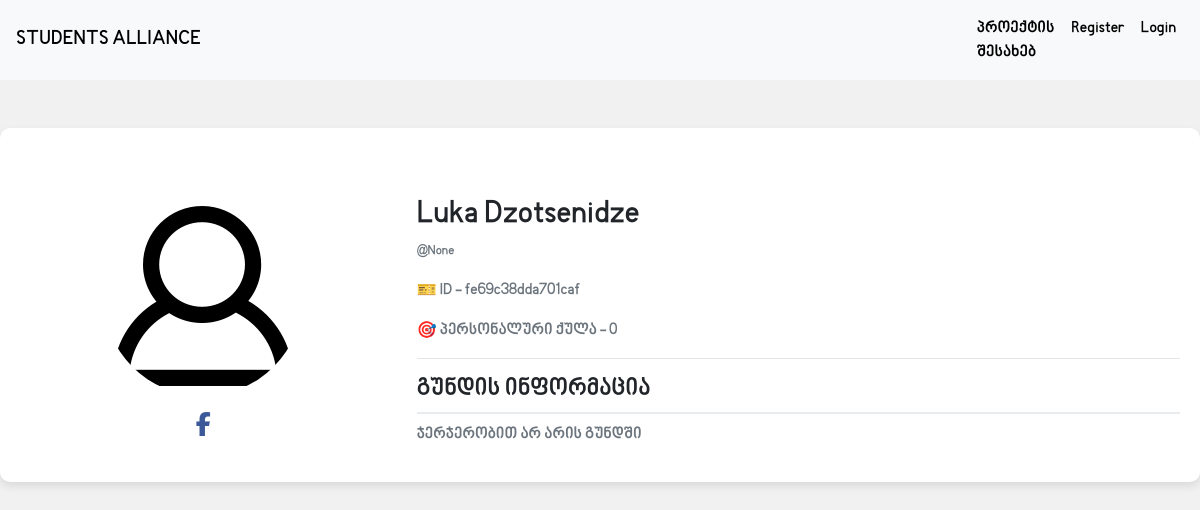
Screenshot of /profile/fe69c38dda701caf with the database file from the repository.
### main/models.py (models this page shows)
class User(db.Model, UserMixin):
    id = db.Column(db.Integer, primary_key=True)
    unique_id = db.Column(db.String(8), nullable=False, unique=True)
    firstname = db.Column(db.String(20), nullable=False)
    lastname = db.Column(db.String(30), nullable=False)
    nickname = db.Column(db.String(10))
    email = db.Column(db.String(100), unique=True, nullable=False)
    rank = db.Column(db.String(50), nullable=False, default='წევრი')
    score = db.Column(db.Integer, nullable=False, default=0)
    password = db.Column(db.String(60), nullable=False)
    image_file = db.Column(db.String(100), nullable=False, default='default.png')
    facebook_link = db.Column(db.String(300), nullable=False)
    in_group = db.Column(db.Boolean, default=False)
    group_id = db.Column(db.Integer, db.ForeignKey('group.id'), nullable=True)
    group = db.relationship('Group', back_populates='members')

### main/users/routes.py (the view)
@users.route('/profile/<string:unique_id>', methods=['GET', 'POST'])
def profile(unique_id):
    user = User.query.filter_by(unique_id=unique_id).first()
    return render_template('profile.html', user=user)

### main/templates/profile.html (shortened to what this page needs)
{% extends "new_base.html" %}
{% block content %}
<div class="mt-5">
    <div class="row">
        <div class="col-md-4 text-center">
            <img class="rounded-circle img-fluid" src="{{ url_for('static', filename='imgs/profile_pics/' + user.image_file) }}" alt="Profile Picture" style="width: 200px; height: 200px;">
            <a href="{{ user.facebook_link }}" target="_blank" class="d-block"><i class="fa-brands fa-facebook-f"></i></a>
        </div>
        <div class="col-md-8">
            <h2 class="account-heading">{{ user.firstname }} {{ user.lastname }}</h2>
            <p class="text-muted" style="font-size: smaller;">@{{ user.nickname }}</p>
            <p class="text-muted">🎫 ID - {{ user.unique_id }}</p>
            <p class="text-muted">🎯 პერსონალური ქულა - {{ user.score }}</p>
            <hr>
            <h4 class="border-bottom pb-2">გუნდის ინფორმაცია</h4>
            {% if user.in_group %}
                <a href="{{ url_for('groups.group_page', id=user.group_id) }}" class="text-muted">
                    <p>🤝 გუნდი - '{{ user.group.name}}'</p>
                </a>
                <p class="text-muted">🎖️ წოდება - {{ user.rank }}</p>
                <p class="text-muted">🎯 გუნდის ქულა - {{ user.group.score }}</p>
            {% else %}
                <p class="text-muted">ჯერჯერობით არ არის გუნდში</p>
            {% endif %}
        </div>
    </div>
</div>
{% endblock content %}

### main/templates/new_base.html (style rules this page uses)
body { font-family: BPG; }
a { color: rgb(22, 22, 22); }

### main/templates/profile.html (style rules this page uses)
body { background-color: #f1f1f1; }
.account-heading { font-size: 2rem; font-weight: bold; }
.text-muted { color: #6c757d !important; }
.border-bottom { border-bottom: 2px solid #e9ecef !important; }
.fa-facebook-f { font-size: 1.5rem; color: #3b5998; margin-top: 1rem; }

### rows the page displays
User: image_file (placeholder picture), firstname "Luka", lastname "Dzotsenidze", nickname "None", unique_id "fe69c38dda701caf", score "0"
